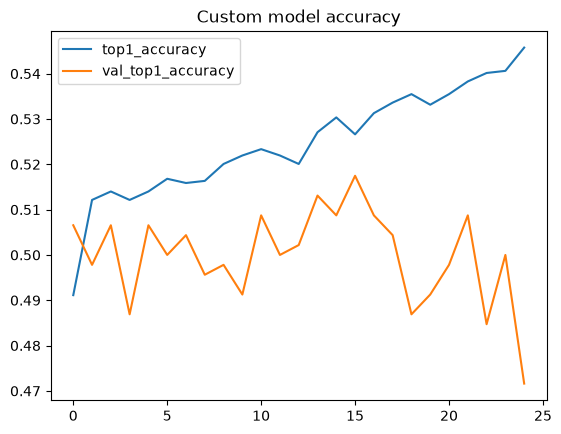
#> input picture Accuracy.png, 561 x 434 px
$ python -i preprocessing.py   (imports and definitions only)
#> lines starting #> are read from the running program, lines starting #| are printed output that depends on the picture
"""Model-independent image and tabular inference transforms.

These utilities consume an explicit saved preprocessing contract. They do not
train encoders, infer symptoms from prose, or guess mappings between the app's
questionnaire and another dataset's fields. No Torch/model imports are needed.
"""

from __future__ import annotations

import io
import json
import math
import pickle
from numbers import Real
from pathlib import Path
from typing import Any, Mapping

import numpy as np
from PIL import Image, ImageOps


def _number(value: Any, field: str, *, binary: bool = False) -> float:
    """Normalize finite numeric scalars without including their values in errors."""
    if (isinstance(value, (bool, np.bool_)) and not binary) or not isinstance(value, (Real, str, np.bool_)):
        raise ValueError(f"Invalid numeric metadata field: {field}.")
    try:
        result = float(value)
    except (ValueError, TypeError, OverflowError):
        raise ValueError(f"Invalid numeric metadata field: {field}.") from None
    if not math.isfinite(result) or (binary and result not in (0.0, 1.0)):
        raise ValueError(f"Invalid {'binary' if binary else 'numeric'} metadata field: {field}.")
    return result


def _missing(value: Any) -> bool:
    """Treat absent/blank inputs as missing; NaN is invalid, never silently filled."""
    return value is None or (isinstance(value, str) and not value.strip())


# [16 lines left out: functions _names, _category, not called in this run]


class ImagePipeline:
    """Decode RGB images, resize/pad in memory and return float32 CHW arrays.

    Config keys: size (integer or [height, width]), resize (pad/pillow_pad/stretch), scale
    (positive divisor, default 255), and three-channel mean/std. Defaults use
    224-square input, centered black padding and ImageNet normalization. Originals
    and EXIF metadata are never modified; EXIF orientation is applied to the copy.
    """

    def __init__(self, config: Mapping[str, Any] | None = None):
        if config is not None and not isinstance(config, Mapping):
            raise ValueError("Image preprocessing config must be a mapping.")
        config = dict(config or {})
        size = config.get("size", 224)
        dimensions = [size, size] if type(size) is int else size
        if (not isinstance(dimensions, (list, tuple)) or len(dimensions) != 2 or
                any(type(item) is not int or item < 1 for item in dimensions)):
            raise ValueError("Image size must be positive height/width integers.")
        self.height, self.width = dimensions
        self.resize = config.get("resize", "pad")
        if not isinstance(self.resize, str) or self.resize not in {"pad", "pillow_pad", "stretch"}:
            raise ValueError("Image resize must be pad, pillow_pad or stretch.")
        self.scale = _number(config.get("scale", 255.0), "image scale")
        if self.scale <= 0:
            raise ValueError("Image scale must be positive.")
        vectors = []
        for name, default in (("mean", [0.485, 0.456, 0.406]), ("std", [0.229, 0.224, 0.225])):
            values = config.get(name, default)
            if not isinstance(values, (list, tuple)) or len(values) != 3:
                raise ValueError(f"Image {name} must have three finite channels.")
            vectors.append(np.asarray([_number(value, f"image {name}") for value in values], dtype=np.float32))
        self.mean, self.std = (vector[:, None, None] for vector in vectors)
        if not np.isfinite(self.mean).all() or not np.isfinite(self.std).all() or np.any(self.std <= 0):
            raise ValueError("Image mean/std must be finite with positive standard deviations.")

    def __call__(self, source: Any) -> np.ndarray:
        """Accept a PIL image, local path, encoded bytes or readable image stream.

        Raises ValueError for decoding or transform errors; messages deliberately
        omit file paths and input content because callers may log failures.
        """
#> called with source = '../../Accuracy.png'
        try:
            if isinstance(source, Image.Image):
                image = ImageOps.exif_transpose(source).convert("RGB")
            else:
                if isinstance(source, (bytes, bytearray, memoryview)):
                    source = io.BytesIO(bytes(source))
                with Image.open(source) as opened:
#> opened is the input picture: PIL image 561x434 RGBA; mean R, G, B, A 249.3, 248.4, 247.5, 255
                    image = ImageOps.exif_transpose(opened).convert("RGB")
            if image.width < 1 or image.height < 1:
                raise ValueError("Image dimensions must be positive.")
            if self.resize == "stretch":
                image = image.resize((self.width, self.height), Image.Resampling.BILINEAR)
            elif self.resize == "pillow_pad":
                # Some saved models used Pillow's own contain/pad rounding.
                # Keep it distinct from the original SCIN manual letterbox.
                image = ImageOps.pad(image, (self.width, self.height),
                                     method=Image.Resampling.BILINEAR, color=(0, 0, 0))
            else:
                scale = min(self.width / image.width, self.height / image.height)
#> scale = 0.399
                dimensions = (max(1, min(self.width, round(image.width * scale))),
                              max(1, min(self.height, round(image.height * scale))))
#> dimensions = (224, 173)
                resized = image.resize(dimensions, Image.Resampling.BILINEAR)
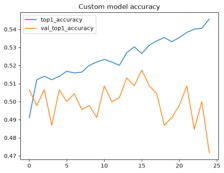
#> resized: PIL image 224x173 RGB; mean R, G, B 249.3, 248.4, 247.5
                image = Image.new("RGB", (self.width, self.height), (0, 0, 0))
#> image: PIL image 224x224 RGB; every value is 0
                image.paste(resized, ((self.width - resized.width) // 2,
                                     (self.height - resized.height) // 2))
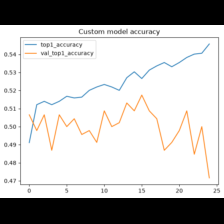
#> image: PIL image 224x224 RGB; mean R, G, B 192.6, 191.8, 191.1
            values = np.asarray(image, dtype=np.float32).transpose(2, 0, 1)
            values = (values / self.scale - self.mean) / self.std
            if not np.isfinite(values).all():
                raise ValueError("Nonfinite image transform.")
            return np.ascontiguousarray(values, dtype=np.float32)
        except (OSError, ValueError, TypeError, SyntaxError, Image.DecompressionBombError):
            raise ValueError("Unable to decode or preprocess dermatology image.") from None


class MetadataPipeline:
    """Apply saved ordered metadata encoding without training or implicit NLP.

    Config accepts an encoder JSON/pickle path relative to base_dir, or features
    descriptors with name/kind and optional categories/mean/std/default. Aliases
    map expected names to raw names; defaults name explicit imputation values.
    SCIN JSON binary fields are mandatory unless a configured default exists.
    Generic numeric/binary missing values become zero with warnings; categorical
    unknowns become zero blocks. Pickles require explicit trust and are never a
    fallback for JSON/configuration failures.
    """

    # [244 lines left out: functions __init__, _load_saved_schema, _load_features, _load_pickle, _merge, _resolve and 2 more, not called in this run]

>>> result = ImagePipeline()('../../Accuracy.png')

$ run again, on Loss.png
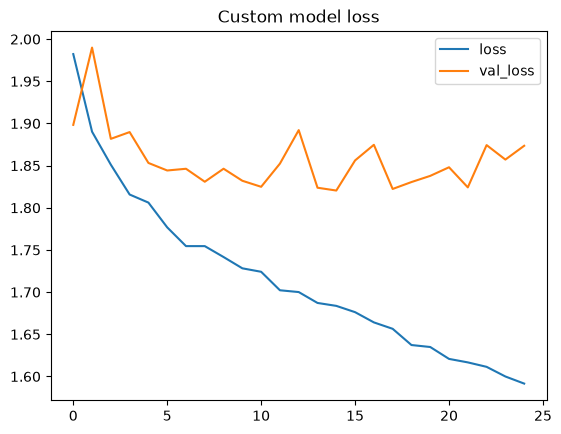
#> input picture Loss.png, 561 x 434 px
#> in __call__, opened is the input picture: PIL image 561x434 RGBA; mean R, G, B, A 249.9, 249.4, 249, 255
#> in __call__, `resized = image.resize(dimensions, Image.Resampling.BILINEAR)`:
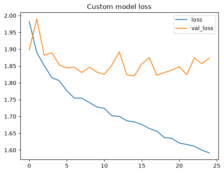
#> resized: PIL image 224x173 RGB; mean R, G, B 249.9, 249.4, 249
#> in __call__, `image.paste(resized, ((self.width - resized.width) // 2, (self.height ..`:
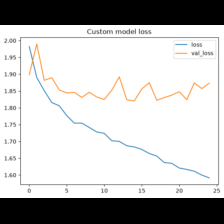
#> image: PIL image 224x224 RGB; mean R, G, B 193, 192.6, 192.3
